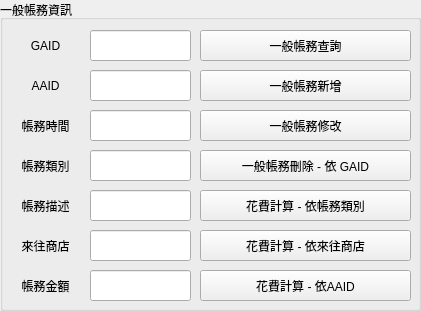
   <widget class="QGroupBox" name="groupBox_general_accounting">
    <property name="geometry">
     <rect>
      <x>440</x>
      <y>20</y>
      <width>421</width>
      <height>311</height>
     </rect>
    </property>
    <property name="title">
     <string>一般帳務資訊</string>
    </property>
    <widget class="QLabel" name="label_14">
     <property name="geometry">
      <rect>
       <x>10</x>
       <y>70</y>
       <width>71</width>
       <height>31</height>
      </rect>
     </property>
     <property name="text">
      <string>AAID</string>
     </property>
     <property name="alignment">
      <set>Qt::AlignCenter</set>
     </property>
    </widget>
    <widget class="QLabel" name="label_15">
     <property name="geometry">
      <rect>
       <x>10</x>
       <y>30</y>
       <width>71</width>
       <height>31</height>
      </rect>
     </property>
     <property name="text">
      <string>GAID</string>
     </property>
     <property name="alignment">
      <set>Qt::AlignCenter</set>
     </property>
    </widget>
    <widget class="QLabel" name="label_16">
     <property name="geometry">
      <rect>
       <x>10</x>
       <y>110</y>
       <width>71</width>
       <height>31</height>
      </rect>
     </property>
     <property name="text">
      <string>帳務時間</string>
     </property>
     <property name="alignment">
      <set>Qt::AlignCenter</set>
     </property>
    </widget>
    <widget class="QLabel" name="label_17">
     <property name="geometry">
      <rect>
       <x>10</x>
       <y>150</y>
       <width>71</width>
       <height>31</height>
      </rect>
     </property>
     <property name="text">
      <string>帳務類別</string>
     </property>
     <property name="alignment">
      <set>Qt::AlignCenter</set>
     </property>
    </widget>
    <widget class="QLabel" name="label_18">
     <property name="geometry">
      <rect>
       <x>10</x>
       <y>190</y>
       <width>71</width>
       <height>31</height>
      </rect>
     </property>
     <property name="text">
      <string>帳務描述</string>
     </property>
     <property name="alignment">
      <set>Qt::AlignCenter</set>
     </property>
    </widget>
    <widget class="QPushButton" name="pushButton_ga_insert">
     <property name="geometry">
      <rect>
       <x>200</x>
       <y>70</y>
       <width>211</width>
       <height>31</height>
      </rect>
     </property>
     <property name="text">
      <string>一般帳務新增</string>
     </property>
    </widget>
    <widget class="QPushButton" name="pushButton_ga_select">
     <property name="geometry">
      <rect>
       <x>200</x>
       <y>30</y>
       <width>211</width>
       <height>31</height>
      </rect>
     </property>
     <property name="text">
      <string>一般帳務查詢</string>
     </property>
    </widget>
    <widget class="QPushButton" name="pushButton_ga_update">
     <property name="geometry">
      <rect>
       <x>200</x>
       <y>110</y>
       <width>211</width>
       <height>31</height>
      </rect>
     </property>
     <property name="text">
      <string>一般帳務修改</string>
     </property>
    </widget>
    <widget class="QPushButton" name="pushButton_ga_cost_eval_by_type">
     <property name="geometry">
      <rect>
       <x>200</x>
       <y>190</y>
       <width>211</width>
       <height>31</height>
      </rect>
     </property>
     <property name="font">
      <font>
       <pointsize>9</pointsize>
      </font>
     </property>
     <property name="text">
      <string>花費計算 - 依帳務類別</string>
     </property>
    </widget>
    <widget class="QPushButton" name="pushButton_ga_delete_by_gaid">
     <property name="geometry">
      <rect>
       <x>200</x>
       <y>150</y>
       <width>211</width>
       <height>31</height>
      </rect>
     </property>
     <property name="font">
      <font>
       <pointsize>9</pointsize>
      </font>
     </property>
     <property name="text">
      <string>一般帳務刪除 - 依 GAID</string>
     </property>
    </widget>
    <widget class="QLabel" name="label_19">
     <property name="geometry">
      <rect>
       <x>10</x>
       <y>230</y>
       <width>71</width>
       <height>31</height>
      </rect>
     </property>
     <property name="text">
      <string>來往商店</string>
     </property>
     <property name="alignment">
      <set>Qt::AlignCenter</set>
     </property>
    </widget>
    <widget class="QLabel" name="label_20">
     <property name="geometry">
      <rect>
       <x>10</x>
       <y>270</y>
       <width>71</width>
       <height>31</height>
      </rect>
     </property>
     <property name="text">
      <string>帳務金額</string>
     </property>
     <property name="alignment">
      <set>Qt::AlignCenter</set>
     </property>
    </widget>
    <widget class="QPushButton" name="pushButton_ga_cost_eval_by_shop">
     <property name="geometry">
      <rect>
       <x>200</x>
       <y>230</y>
       <width>211</width>
       <height>31</height>
      </rect>
     </property>
     <property name="font">
      <font>
       <pointsize>9</pointsize>
      </font>
     </property>
     <property name="text">
      <string>花費計算 - 依來往商店</string>
     </property>
    </widget>
    <widget class="QPushButton" name="pushButton_ga_cost_eval_by_aaid">
     <property name="geometry">
      <rect>
       <x>200</x>
       <y>270</y>
       <width>211</width>
       <height>31</height>
      </rect>
     </property>
     <property name="font">
      <font>
       <pointsize>9</pointsize>
      </font>
     </property>
     <property name="text">
      <string>花費計算 - 依AAID</string>
     </property>
    </widget>
    <widget class="QLineEdit" name="lineEdit_ga_gaid">
     <property name="geometry">
      <rect>
       <x>90</x>
       <y>30</y>
       <width>101</width>
       <height>31</height>
      </rect>
     </property>
    </widget>
    <widget class="QLineEdit" name="lineEdit_ga_aaid">
     <property name="geometry">
      <rect>
       <x>90</x>
       <y>70</y>
       <width>101</width>
       <height>31</height>
      </rect>
     </property>
    </widget>
    <widget class="QLineEdit" name="lineEdit_ga_datetime">
     <property name="geometry">
      <rect>
       <x>90</x>
       <y>110</y>
       <width>101</width>
       <height>31</height>
      </rect>
     </property>
    </widget>
    <widget class="QLineEdit" name="lineEdit_ga_acc_type">
     <property name="geometry">
      <rect>
       <x>90</x>
       <y>150</y>
       <width>101</width>
       <height>31</height>
      </rect>
     </property>
    </widget>
    <widget class="QLineEdit" name="lineEdit_ga_acc_description">
     <property name="geometry">
      <rect>
       <x>90</x>
       <y>190</y>
       <width>101</width>
       <height>31</height>
      </rect>
     </property>
    </widget>
    <widget class="QLineEdit" name="lineEdit_ga_shopinfo">
     <property name="geometry">
      <rect>
       <x>90</x>
       <y>230</y>
       <width>101</width>
       <height>31</height>
      </rect>
     </property>
    </widget>
    <widget class="QLineEdit" name="lineEdit_ga_price">
     <property name="geometry">
      <rect>
       <x>90</x>
       <y>270</y>
       <width>101</width>
       <height>31</height>
      </rect>
     </property>
    </widget>
   </widget>
